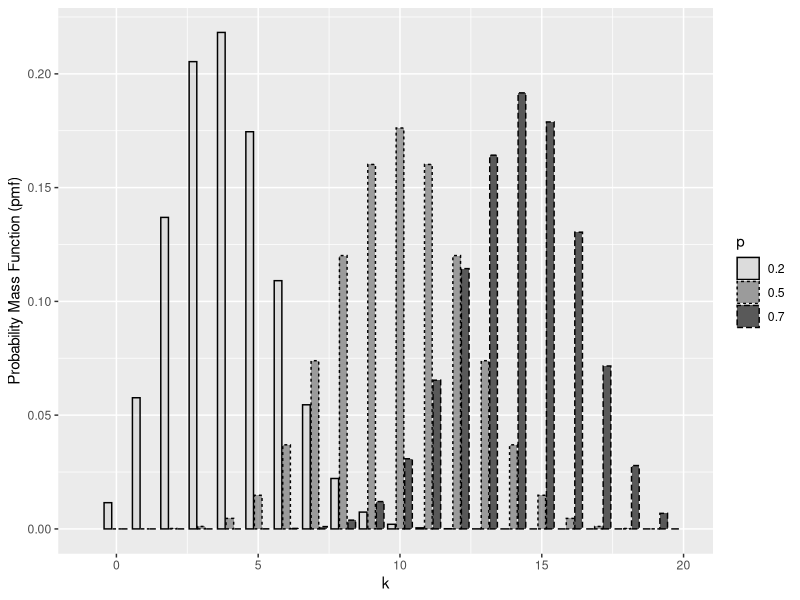
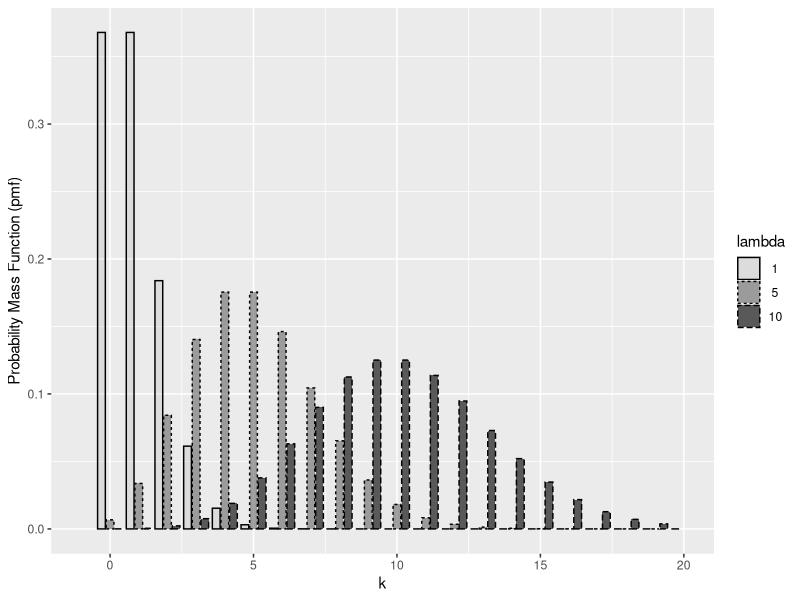
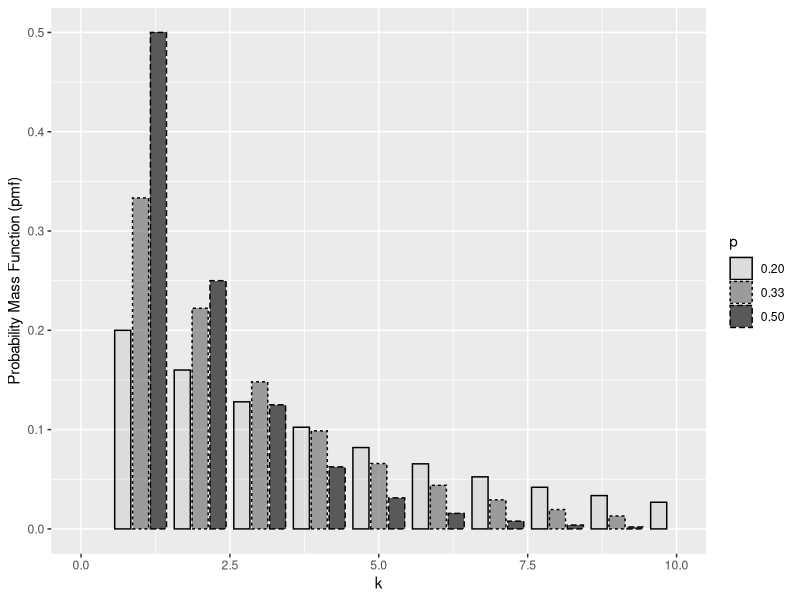

Reproduce these figures in R, in order.
## ---- chunk 1
#| echo: false
#| warning: false
#| label: fig-witbinom
#| fig-cap: |
#|   Binomial probability mass functions with $n=20$ and 
#|   different values of $p$ : $.5, .7, .2$.

n <- 20
x <-  as.integer(seq(0, 20, by=1))
probs <-  c(.5, .7, .2)

df <- as.data.frame(c(list("k"=x),
                      probs |> purrr::map(.f = function(p) dbinom(x, n, p))))

names(df) <- c("k", format(probs, digits=2))

df <- tidyr::gather(df, key="p", value="pmf", -k)

p <- ggplot2::ggplot(data = df) +
     ggplot2::geom_col(mapping=ggplot2::aes(x=k, y=pmf,  alpha=p, linetype=p), position="dodge2", color=1) +
     ggplot2::scale_fill_discrete(guide=ggplot2::guide_legend(title="Parameter")) +
     ggplot2::xlab("k") +
     ggplot2::ylab("Probability Mass Function (pmf)") +
     ggplot2::xlim(xlim = c(-1, 20))
p

rm(df, probs, x)
# %%
## ---- chunk 2
#| echo: false
#| message: false
#| warning: false
#| label: fig-witgetpoisson
#| 
#| fig-cap: |
#|   Poisson probability mass functions with different values
#|   of parameter: $1, 5, 10$. Recall that the parameter of a Poisson
#|   distribution equals its expectation and its variance. 
#|   The probability mass function of a Poisson distribution 
#|   achieves its maximum (called the mode) close to its expectation.
#|   

x = as.integer(seq(0, 20, by=1))
lambdas =  c(1, 5, 10)

df <- as.data.frame(c(list("x"=x),
                      lambdas |> purrr::map(.f = function(p) dpois(x, p))))

names(df) <- c("k", format(lambdas, digits=2))

df <- tidyr::gather(df, key="lambda", value="pmf", -k)

p <- ggplot2::ggplot(data = df) +
     ggplot2::geom_col(mapping=ggplot2::aes(x=k, y=pmf, alpha=lambda, linetype=lambda), position="dodge2", color=1) +
     # ggplot2::ggtitle("Poisson pmf",subtitle = "variation on parameter") +
     # ggplot2::scale_fill_discrete(guide=ggplot2::guide_legend(title="Parameter")) +
     ggplot2::xlab("k") +
     ggplot2::ylab("Probability Mass Function (pmf)") +
     ggplot2::xlim(xlim = c(-1, 20))

p

# ggplotly(p)
rm(df, lambdas, x)
# %%
## ---- chunk 3
#| echo: false
#| message: false
#| warning: false
#| screenshot.force: true 
#| fig-cap: |
#|   Geometric probability mass functions with different values of
#|   parameter $p$: $1/2, 1/3, 1/5$. The probability mass function 
#|   equals $p \times (1-p)^{k-1}$ at $k\geq 1$. The mode is 
#|   achieved at $k=1$ whatever the value of $p$. The expectation equals $1/p$

x <- as.integer(seq(0, 9, by=1))
probs <-  c(1/2, 1/3, 1/5)

df <- as.data.frame(c(list("x"=x+1),
                      probs |> purrr::map(.f = function(p) dgeom(x, p))))
names(df) <- c("k", format(probs, digits = 2))
df <- tidyr::gather(df, key="p", value="pmf", -k)

p <- ggplot2::ggplot(data = df) +
     ggplot2::geom_col(mapping=ggplot2::aes(x=k, y=pmf, linetype=p, alpha=p), color=1, position="dodge2") +
     ggplot2::scale_fill_discrete(guide=ggplot2::guide_legend(title="Parameter p")) +
     ggplot2::xlab("k") +
     ggplot2::ylab("Probability Mass Function (pmf)") +
     ggplot2::xlim(xlim = c(0, 10))

p
# %%
